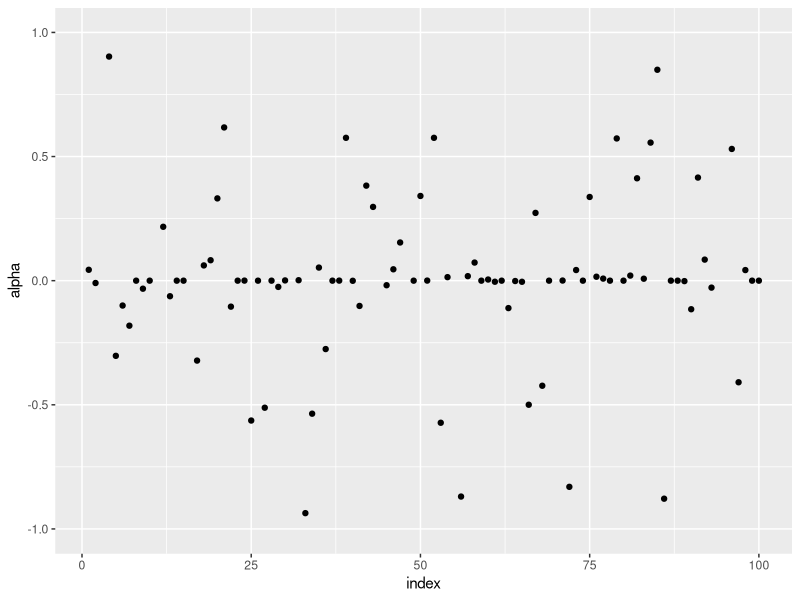
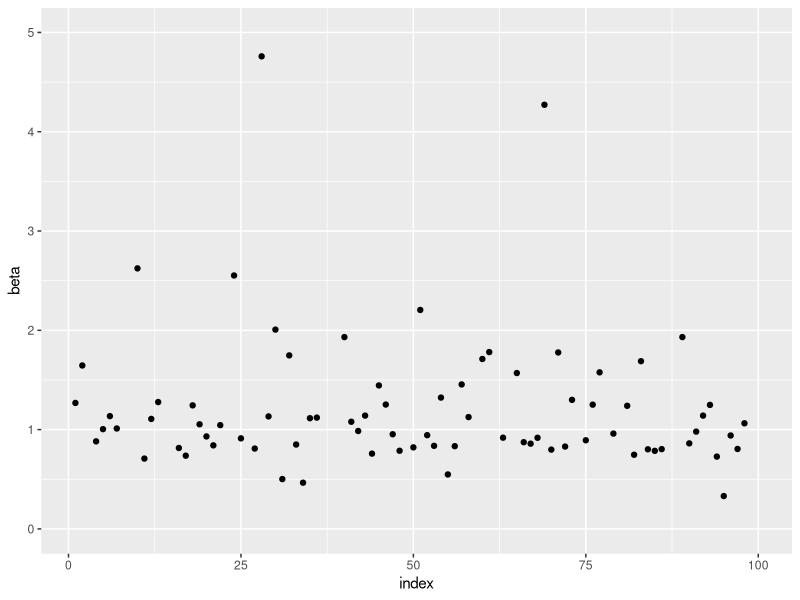
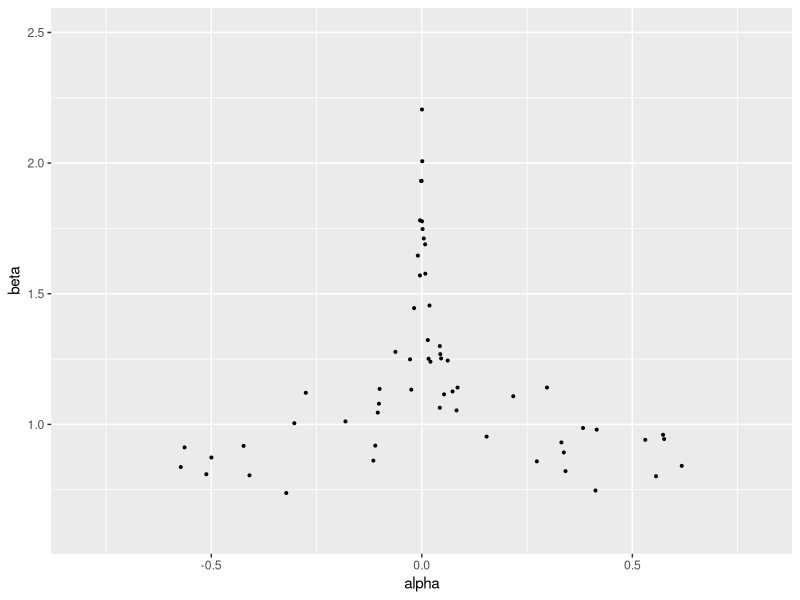

Here is the R script that generated these plots, in order:
library("tidyverse")
x_icount <- 10
n <- 100
x_i <- 1:x_icount
waldtesta <- rep(0,n)
waldtestb <- rep(0,n)
conff1b <- matrix(nrow=n, ncol=2)
conff1a <- matrix(nrow=n, ncol=2)
limits <- rep(0,n)
errors <- rep(0,n)
betahat <- rep(0,n)
ahat <- rep(0,n)
bstar <- 2
resulthypotese <- rep(0,n)
crit = pchisq(0.05,df=2,lower.tail = FALSE)
beta <- function(b,c1,c2 = 0) {
  b ^ (c1 * x_i + c2)
}

for (ii in 1:n) {
  yi <- rnorm(x_icount, mean=0, sd=1)
  likelihood <- function(a,b) {
    1 / sqrt(2*pi)^x_icount * prod(exp (( a * b ^x_i -yi)^2)/2)
  }
  
  s <- function(b) {
    a <- sum(yi)/sum(beta(b,1,0))
    - sum( a^2 * beta(b,2,-1) * x_i)  +  sum(a * x_i * beta(b,1,-1) * yi)
  }
  
  i <- function(b) {
    a <- sum(yi)/sum(beta(b,1))
    ma <- sum(a ^ 2 * 2 * (x_i-1) * beta(b,2,-2) * x_i)-sum(a ^ 2 * x_i * (x_i-1) * beta(b,2,-2))
    ma^(-1)
  }
  
  intim <- function(b, funk1, funk2) {
    score <- funk1 
    fish <- funk2 
    bk <- b
    itt <-0
    itt1 <- 0
    itt2 <- 0 
    while(abs(score(bk) * fish(bk))>0.001) {
      itt<- itt + 1
      bk = bk + fish(bk) * score(bk)
      if (!is.finite(score(bk))==TRUE | !is.finite((fish(bk)))==TRUE) {
        cat("ERROR!", "\n")
        itt2 <- 1
        break
      }
      if (itt>5000) {
        cat("break", "\n")
        itt1 <- 1
        break(intim)
      }
    }
    c(bk,itt, itt1, itt2)
  }
  resultatintim <- intim(bstar, s, i)
  betahat[ii] <-  resultatintim[1] 
  ahat[ii] <- sum(yi)/sum(beta(betahat[ii],1,0))
  lmle <- likelihood(ahat[ii],betahat[ii])
  
  lognorm <- function(a,b) {
    -2*log(lmle/likelihood(0,1))
  }
  
  resulthypotese[ii] <- lognorm(ahat[ii], betahat[ii])<=crit
  j22y <- 1 / (sum(ahat[ii] * (2 * x_i - 1) * beta(betahat[ii],2,-1) * x_i) -sum(ahat[ii] * x_i *(x_i - 1)* beta(betahat[ii], 1, 0 ) * yi))
  j11y <- 1 / (sum(beta(betahat[ii],2,0)))
  waldtesta[ii]  <- ((ahat[ii]-0)^2)/ j11y
  waldtestb[ii] <- (betahat[ii]-1) ^ 2 / j22y
  conff1b[ii,1] <- betahat[ii] - 1.96 * sqrt(abs(j22y))
  conff1b[ii,2] <- betahat[ii] + 1.96 * sqrt(abs(j22y))
  conff1a[ii,1] <- ahat[ii] - 1.96 * sqrt(abs(j11y))
  conff1a[ii,2] <- ahat[ii] + 1.96 * sqrt(abs(j11y))
  limits[ii] <- resultatintim[3]
  errors[ii] <- resultatintim[4]
  cat("Iteration=", ii, "Limits=", sum(limits),  "Errors=",sum(errors) , "\n") 
}
cat("Hvilke ahat waldtest ligger inde for confidence intervallet", "\n")
confresula <- which(conff1a[,1] < waldtesta & conff1a[,2] > waldtesta); confresula
length(confresula)
cat("Hvilke betahat waldtest ligger inde for confidence intervallet", "\n")
confresulb <- which(conff1b[,1] < waldtestb & conff1b[,2] > waldtestb); confresulb
length(confresulb)
cat("Number of accepted H0 hypothesis", "\n")
sum(resulthypotese)
ahat_plot <- data.frame(x=1:n, y= ahat)
betahat_plot <- data.frame(x=1:n, y= betahat)
ahat_betahat <- data.frame(x= ahat, y=betahat)
ggplot(ahat_plot, aes(x,y)) +
  geom_point() + 
  scale_y_continuous(limits=c(-1,1)) + 
  labs(x = "index", y= "alpha")
ggplot(betahat_plot, aes(x,y)) +
  geom_point() +
  scale_y_continuous(limits=c(0,5)) +
  labs(x = "index", y= "beta")
ggplot(ahat_betahat, aes(x,y)) +
  geom_point(size = 0.7) + 
  scale_y_continuous(limits=c(0.6,2.5)) +
  scale_x_continuous(limits=c(-0.8,0.8)) + 
  labs(x = "alpha", y= "beta")
